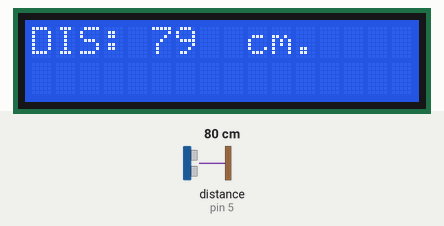
A sketch run on a simulated Arduino Uno, built with avr-gcc and run on an emulated ATmega328P. On the bench: 16×2 character LCD. Wiring (inferred from the names in the program): ultrasonic range finder: trigger pin 4; echo pin 5. The test bench sets the inputs (shaded band); at power-on: distance to the obstacle (sensor on pin 5) 80 cm. The echo pulse lasts 58.3 µs per cm.

Above: at 1.2 s.
1.3 s: distance to the obstacle (sensor on pin 5) set to 4 cm
At 2.3 s:
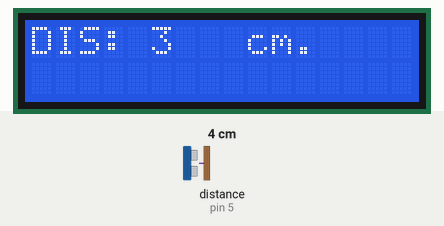
4.3 s: distance to the obstacle (sensor on pin 5) set to 250 cm
At 5.4 s:
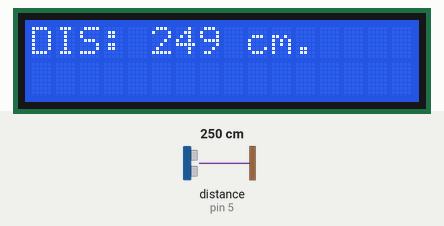
7.3 s: distance to the obstacle (sensor on pin 5) set to 2 cm
At 8.4 s:
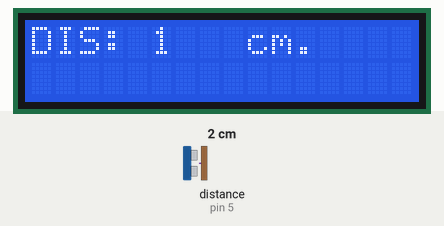
10.3 s: distance to the obstacle (sensor on pin 5) set to 250 cm
At 11.2 s:
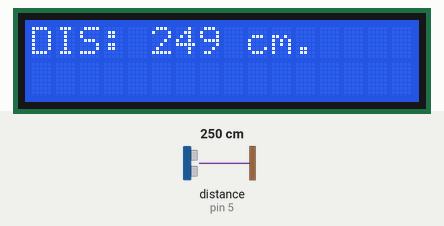
13.3 s: distance to the obstacle (sensor on pin 5) set to 18 cm
At 14.3 s:
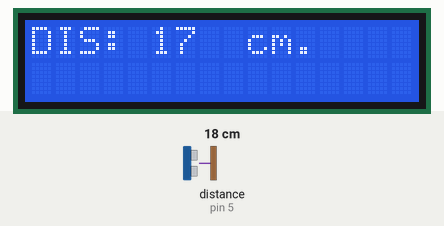
16.3 s: distance to the obstacle (sensor on pin 5) set to 250 cm
At 17.0 s:
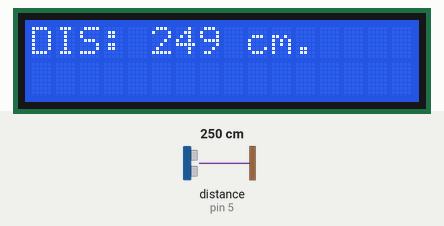
Timing chart, 0 to 19.3 s (numbered marks = the images above; inputs shaded):
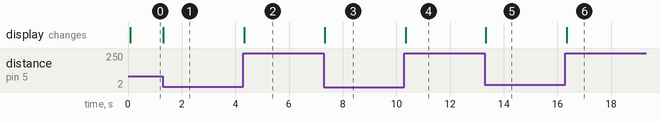

The sketch:

02_LCD_3.ino
```cpp
#include<LiquidCrystal.h>

#define RS 12
#define EN 11
#define D4 6
#define D5 7
#define D6 8
#define D7 9
LiquidCrystal lcd(RS, EN, D4, D5, D6, D7);

// Ultrasonic sensor
#define echoPin 5
#define trigPin 4
float duration;
int distance;

void setup() {

  lcd.begin(16, 2);

  pinMode(trigPin, OUTPUT); // Sets the trigPin as an OUTPUT
  pinMode(echoPin, INPUT);  // Sets the echoPin as an INPUT
}

void loop() {

  // Clears the trigPin condition
  digitalWrite(trigPin, LOW);
  delayMicroseconds(2);
  // Sets the trigPin HIGH (ACTIVE) for 10 microseconds
  digitalWrite(trigPin, HIGH);
  delayMicroseconds(10);
  digitalWrite(trigPin, LOW);
  // Reads the echoPin, returns the sound wave travel time in microseconds
  duration = pulseIn(echoPin, HIGH);

  // Calculating the distance
  distance = (duration * 0.0343) / 2; // Speed of sound wave divided by 2 (go and back)

  lcd.clear();

  // Displays the distance on the LCD
  lcd.setCursor(0, 0);
  lcd.print("DIS:");
  lcd.setCursor(5, 0);
  lcd.print(distance);

  lcd.setCursor(9, 0);
  lcd.print("cm.");
  delay(10);
}
```

Measured:
- after the input at 1.3 s, the display: changes at once (image 1)
- after the input at 4.3 s, the display: changes at once (image 2)
- after the input at 7.3 s, the display: changes at once (image 3)
- after the input at 10.3 s, the display: changes at once (image 4)
- after the input at 13.3 s, the display: changes at once (image 5)
- after the input at 16.3 s, the display: changes at once (image 6)
